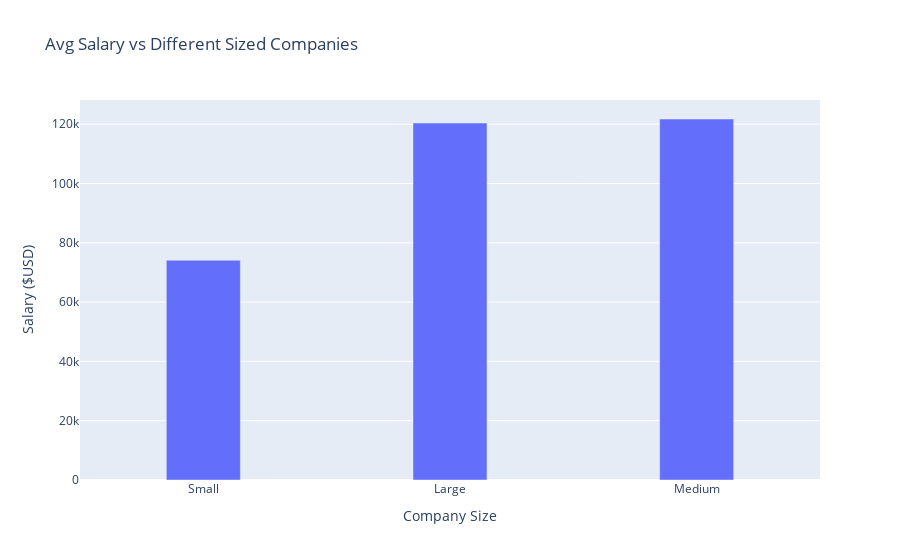

Notebook cell for this chart:
### Code cell
# based on this there doesn't seem to be much of a tradeoff between working at a medium vs large company in terms of salary
# the smaller companies average much lower salaries which makes sense
grouped_companies = salary_df.groupby('company_size')[['salary_in_usd']].mean().sort_values('salary_in_usd')

fig = px.bar(grouped_companies, x = grouped_companies.index, y = grouped_companies['salary_in_usd'], title = 'Avg Salary vs Different Sized Companies',
            labels = {
                "salary_in_usd": "Salary ($USD)",
                "company_size": "Company Size"
            })
fig.update_traces(width = 0.3)
fig.show()

### Figure 1 — Plotly figure (JSON) as saved in the notebook; plotly's stock layout.template omitted (floating-point values rounded to 4 significant figures)
{"data": [{"alignmentgroup": "True", "hovertemplate": "Company Size=%{x}<br>Salary ($USD)=%{y}<extra></extra>", "legendgroup": "", "marker": {"color": "#636efa", "pattern": {"shape": ""}}, "name": "", "offsetgroup": "", "orientation": "v", "showlegend": false, "textposition": "auto", "type": "bar", "width": 0.3, "x": ["Small", "Large", "Medium"], "xaxis": "x", "y": [74120.0, 120400.0, 121800.0], "yaxis": "y"}], "layout": {"autosize": true, "barmode": "relative", "legend": {"tracegroupgap": 0}, "title": {"text": "Avg Salary vs Different Sized Companies"}, "xaxis": {"anchor": "y", "autorange": true, "domain": [0, 1], "range": [-0.5, 2.5], "title": {"text": "Company Size"}, "type": "category"}, "yaxis": {"anchor": "x", "autorange": true, "domain": [0, 1], "range": [0, 128200.0], "title": {"text": "Salary ($USD)"}, "type": "linear"}}}
